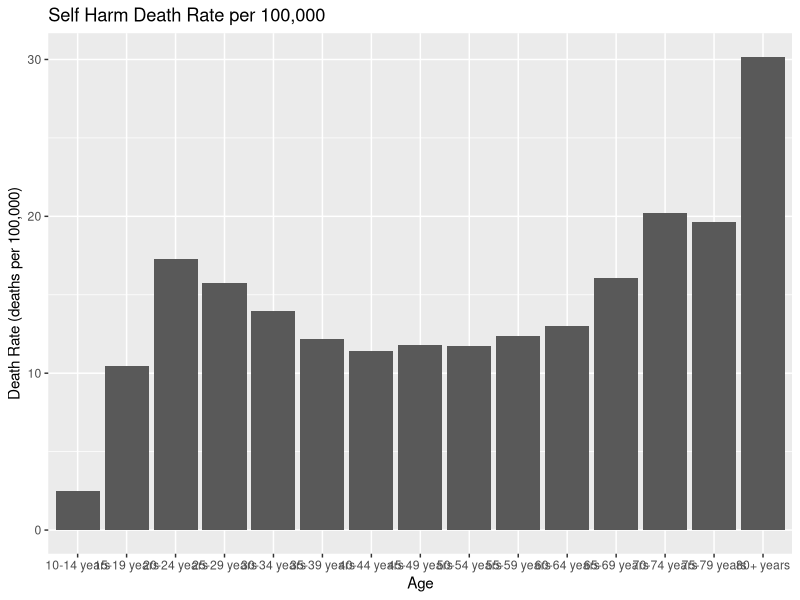
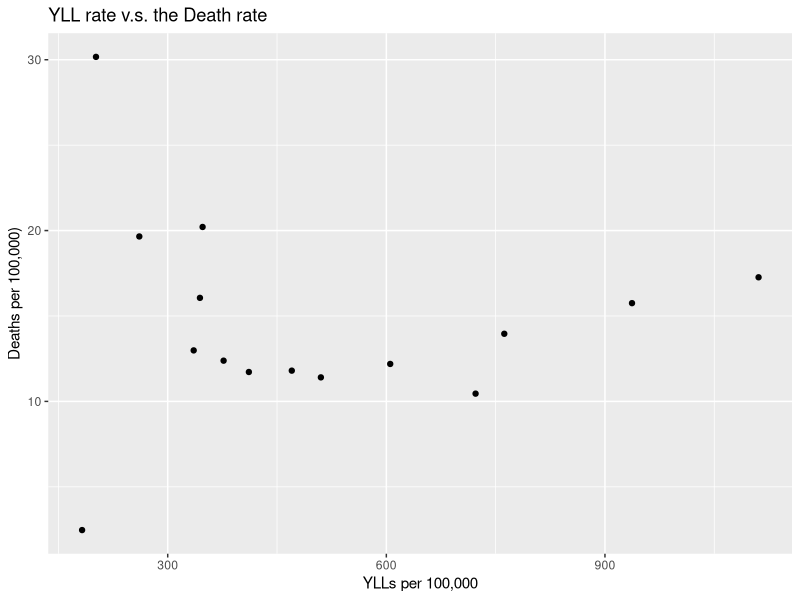
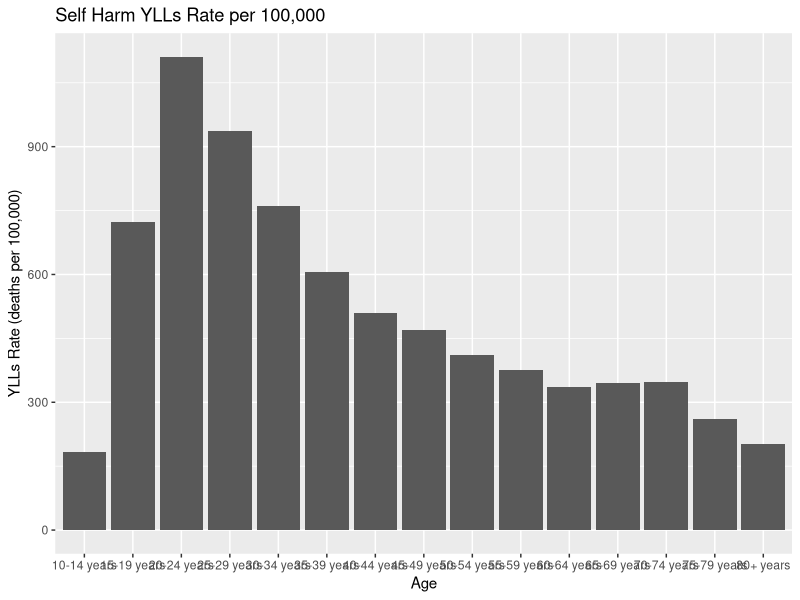

These figures' R source, in order:
# A brief look at self harm data, downloaded from http://ihmeuw.org/3zn8
# Make sure to *clearly label* all charts and files you create

# Set up
# Set working directory using the Session menu
library(dplyr)
library(ggplot2)
library(tidyr)


# Load data
self_harm_data <- read.csv("data/prepped/self-harm.csv")
View(self_harm_data)

# Deal with string age-groups
self_harm_data <- self_harm_data %>%
  filter(Value > 0) %>%
  mutate(age_group = substr(Age, 1, 2))

###########################################################################
### Create a plot of the death rate (deaths per 100K) in each age-group ###
###########################################################################

# Filter the data (to only the death rate rows)
death_rate_self_harm_data <- self_harm_data %>%
  select(Location, Year, Age, Sex, Cause.of.death.or.injury, Measure, Value) %>%
  filter(self_harm_data$Measure == "Deaths per 100,000")
  
# Create the chart (age on X axis, death rate on Y axis)
death_rate_plot <- ggplot(death_rate_self_harm_data) +
  geom_col(mapping = aes(x = Age, y = Value)) +
  labs(title = "Self Harm Death Rate per 100,000",
       x = "Age",
       y = "Death Rate (deaths per 100,000)",
       color = "Default"
       )

# Save you chart to the `charts/` folder for grading
# Exported as image into charts folder

#######################################################################
### Create a plot of the yll rate (ylls per 100K) in each age-group ###
#######################################################################

# Filter the data (to only the ylls rate rows)
ylls_rate_self_harm_data <- self_harm_data %>%
  select(Location, Year, Age, Sex, Cause.of.death.or.injury, Measure, Value) %>%
  filter(self_harm_data$Measure == "YLLs per 100,000")

# Create the chart (age on X axis, death rate on Y axis)
ylls_rate_plot <- ggplot(ylls_rate_self_harm_data) +
  geom_col(mapping = aes(x = Age, y = Value)) +
  labs(title = "Self Harm YLLs Rate per 100,000",
       x = "Age",
       y = "YLLs Rate (deaths per 100,000)",
       color = "Default"
  )

# Save you chart to the `charts/` folder for grading
# Exported as image into charts folder

###########################################################################
### Create a plot of comparing the YLL rate to the Death Rate (scatter) ###
###########################################################################

# Reshape (e.g., `spread()`) your data to have separate column for each metric
reshape_data <- self_harm_data %>%
  select(Location, Year, Age, Sex, Cause.of.death.or.injury, Measure, Value) %>%
  spread(Measure, Value, fill = NA, convert = FALSE)

# Create a scatter plot of the YLL rate v.s. the death rate
# Label the age of each point
scatter_plot <- ggplot(reshape_data) +
  geom_point(mapping = aes(x = `YLLs per 100,000`, y = `Deaths per 100,000`)) +
  labs(title = "YLL rate v.s. the Death rate",
        x = "YLLs per 100,000",
        y = "Deaths per 100,000)",
        color = "Default"
    )

# Save you chart to the `charts/` folder for grading
# Exported as image into charts folder